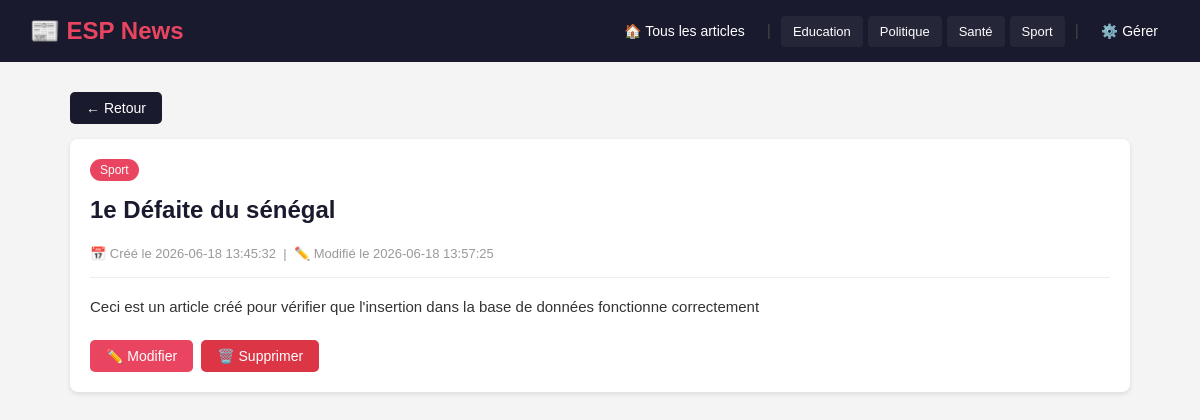
Page /article_detail.php?id=6 on the committed database.
### tables this page shows
CREATE TABLE Categorie (
                id INTEGER PRIMARY KEY AUTOINCREMENT,
                libelle VARCHAR(20)
            );

CREATE TABLE Article (
                id INTEGER PRIMARY KEY AUTOINCREMENT,
                titre VARCHAR(255),
                contenu TEXT,
                dateCreation DATETIME DEFAULT CURRENT_TIMESTAMP,
                dateModification DATETIME DEFAULT CURRENT_TIMESTAMP,
                categorie INTEGER,
                FOREIGN KEY (categorie) REFERENCES Categorie(id)
            );

### public/article_detail.php (the view, shortened to what this page needs)
<?php
require_once __DIR__ . '/../includes/header.php';
$id = $_GET['id'] ?? 0;
$stmt = $pdo->prepare("
    SELECT a.*, c.libelle as categorie_libelle
    FROM Article a
    LEFT JOIN Categorie c ON a.categorie = c.id
    WHERE a.id = ?
");
$stmt->execute([$id]);
$article = $stmt->fetch();
?>
<div style="margin-bottom:15px;">
    <a href="index.php" class="btn btn-secondary">← Retour</a>
</div>
<div class="card">
    <span class="badge"><?= htmlspecialchars($article['categorie_libelle']) ?></span>
    <h2 style="margin-top:15px;"><?= htmlspecialchars($article['titre']) ?></h2>
    <small class="meta">
        📅 Créé le <?= $article['dateCreation'] ?> &nbsp;|&nbsp;
        ✏️ Modifié le <?= $article['dateModification'] ?>
    </small>
    <hr style="margin:15px 0; border:none; border-top:1px solid #eee;">
    <p style="line-height:1.8; font-size:15px;"><?= nl2br(htmlspecialchars($article['contenu'])) ?></p>
    <div class="actions" style="margin-top:20px;">
        <a href="article_edit.php?id=<?= $article['id'] ?>" class="btn btn-primary">✏️ Modifier</a>
        <a href="article_delete.php?id=<?= $article['id'] ?>" class="btn btn-danger" onclick="return confirm('Supprimer cet article ?')">🗑️ Supprimer</a>
    </div>
</div>
<?php require_once __DIR__ . '/../includes/footer.php'; ?>

### includes/header.php (shortened to what this page needs)
<?php
$pdo = getDb();
$categories = $pdo->query("SELECT * FROM Categorie ORDER BY libelle")->fetchAll();
?>
<!DOCTYPE html>
<html lang="fr">
<head>
</head>
<body>
    <nav>
        <h1>📰 ESP News</h1>
        <div class="nav-links">
            <a href="index.php">🏠 Tous les articles</a>
            <?php if (!empty($categories)): ?>
                <span class="separator">|</span>
                <?php foreach ($categories as $cat): ?>
                    <a href="by_categorie.php?id=<?= $cat['id'] ?>" class="category-link">
                        <?= htmlspecialchars($cat['libelle']) ?>
                    </a>
                <?php endforeach; ?>
            <?php endif; ?>
            <span class="separator">|</span>
            <a href="categories.php">⚙️ Gérer</a>
        </div>
    </nav>
    <div class="container">

### includes/header.php (style rules this page uses)
* { margin: 0; padding: 0; box-sizing: border-box; }
body { font-family: Arial, sans-serif; background: #f4f4f4; color: #333; }
nav { background: #1a1a2e; padding: 15px 30px; display: flex; justify-content: space-between; align-items: center; flex-wrap: wrap; gap: 10px; }
nav h1 { color: #e94560; font-size: 24px; }
.nav-links { display: flex; align-items: center; flex-wrap: wrap; gap: 5px; }
.nav-links a { color: #fff; text-decoration: none; padding: 8px 12px; font-size: 14px; border-radius: 4px; transition: all 0.3s; }
.nav-links .category-link { font-size: 13px; background: rgba(255, 255, 255, 0.05); }
.nav-links .separator { color: #444; margin: 0 5px; }
.container { max-width: 1100px; margin: 30px auto; padding: 0 20px; }
.btn { padding: 8px 16px; border: none; border-radius: 5px; cursor: pointer; text-decoration: none; font-size: 14px; display: inline-block; }
.btn-primary { background: #e94560; color: white; }
.btn-secondary { background: #1a1a2e; color: white; }
.btn-danger { background: #dc3545; color: white; }
.card { background: white; border-radius: 8px; padding: 20px; margin-bottom: 15px; box-shadow: 0 2px 5px rgba(0,0,0,0.1); }
.badge { padding: 4px 10px; border-radius: 20px; background: #e94560; color: white; font-size: 12px; display: inline-block; }
.actions { display: flex; gap: 8px; flex-wrap: wrap; }
h2 { margin-bottom: 20px; color: #1a1a2e; }
.meta { color: #999; font-size: 13px; }

### rows in the picture
categorie: libelle "Education"
categorie: libelle "Politique"
categorie: libelle "Santé"
categorie: libelle "Sport"
article: categorie.libelle "Sport", titre "1e Défaite du sénégal", dateCreation "2026-06-18 13:45:32", dateModification "2026-06-18 13:57:25", contenu "Ceci est un article créé pour vérifier que l'insertion dans la base de données fonctionne correctement"
